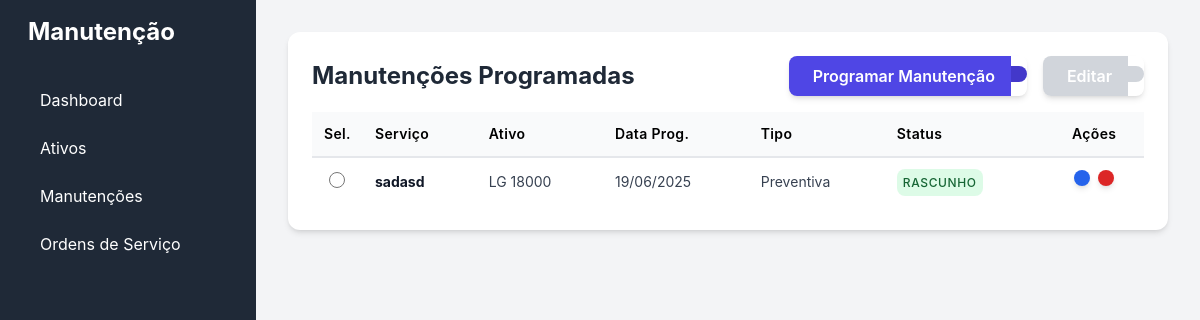
/manutencoes/, run on an earlier commit of the app's database.
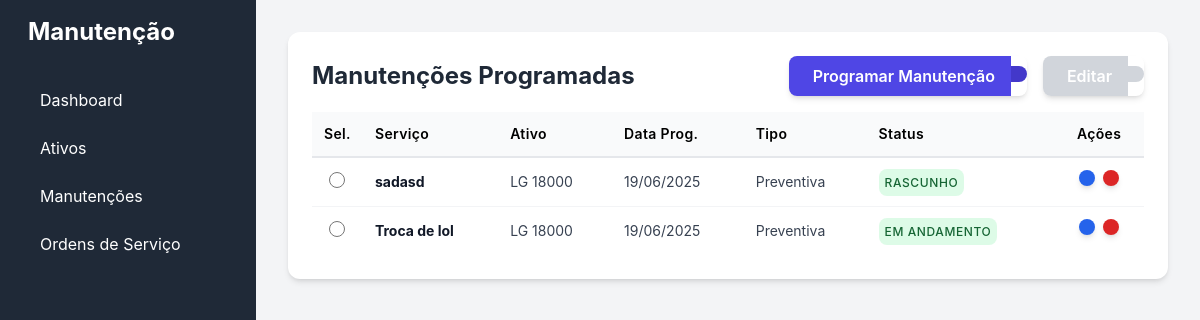
And on a later commit of the database.
### manutencao_app/models.py (models this page shows, shortened)
class ManutencaoProgramada(models.Model):
    class TipoManutencaoChoices(models.TextChoices):
        PREVENTIVA = 'PREVENTIVA', 'Preventiva'
        CORRETIVA = 'CORRETIVA', 'Corretiva'
        PREDITIVA = 'PREDITIVA', 'Preditiva'
    class StatusManutencaoChoices(models.TextChoices):
        RASCUNHO = 'RASCUNHO', 'Rascunho'
        PROGRAMADA = 'PROGRAMADA', 'Programada'
        EM_ANDAMENTO = 'EM_ANDAMENTO', 'Em Andamento'
        IMPEDIDA = 'IMPEDIDA', 'Impedida'
        EXECUTADA = 'EXECUTADA', 'Executada'
    ativo = models.ForeignKey(
        Ativo,
        on_delete=models.CASCADE,
        related_name='manutencoes_programadas',
        verbose_name="Ativo"
    )
    data_programada = models.DateField(verbose_name="Data Programada")
    tipo_manutencao = models.CharField(
        max_length=15,
        choices=TipoManutencaoChoices.choices,
        verbose_name="Tipo de Manutenção"
    )
    servico = models.CharField(max_length=255, verbose_name="Serviço a ser executado")
    status = models.CharField(
        max_length=15,
        choices=StatusManutencaoChoices.choices,
        default=StatusManutencaoChoices.RASCUNHO,
        verbose_name="Status"
    )
    observacao = models.TextField(blank=True, null=True, verbose_name="Observação")
    class Meta:
        verbose_name = "Manutenção Programada"
        verbose_name_plural = "Manutenções Programadas"

class Ativo(models.Model):
    class TipoAtivoChoices(models.TextChoices):
        VEICULO = 'VEICULO', 'Veículo'
        MOTOR = 'MOTOR', 'Motor'
        OUTROS = 'OUTROS', 'Outros'
    class TipoContadorChoices(models.TextChoices):
        HODOMETRO = 'HODOMETRO', 'Hodômetro'
        HORIMETRO = 'HORIMETRO', 'Horímetro'
    descricao = models.CharField(max_length=255, verbose_name="Descrição")
    tipo_ativo = models.CharField(
        max_length=10,
        choices=TipoAtivoChoices.choices,
        default=TipoAtivoChoices.OUTROS,
        verbose_name="Tipo de Ativo"
    )
    data_fabricacao = models.DateField(verbose_name="Data de Fabricação", null=True, blank=True)
    data_aquisicao = models.DateField(verbose_name="Data de Aquisição")
    tipo_contador_principal = models.CharField(
        max_length=10,
        choices=TipoContadorChoices.choices,
        verbose_name="Tipo de Contador Principal"
    )
    hodometro_inicial = models.FloatField(default=0, verbose_name="Hodômetro Inicial/Atual")
    horimetro_inicial = models.FloatField(default=0, verbose_name="Horímetro Inicial/Atual")
    observacao = models.TextField(blank=True, null=True, verbose_name="Observação")
    def __str__(self):
        return self.descricao
    class Meta:
        verbose_name = "Ativo"
        verbose_name_plural = "Ativos"

### manutencao_app/views.py (the view)
# urls.py: path('manutencoes/', listViewManutencoes, name='manutencao_list'),
def listViewManutencoes(request):
    query = request.GET.get('q')
    if query:
        manutencoes = ManutencaoProgramada.objects.filter(
            models.Q(servico__icontains=query) |
            models.Q(ativo__descricao__icontains=query)
        ).select_related('ativo') # Otimiza a busca do ativo
    else:
        manutencoes = ManutencaoProgramada.objects.select_related('ativo').all()
    form = ManutencaoProgramadaForm()
    context = {
        'object_list': manutencoes,
        'form': form,
    }
    return render(request, 'manutencoes/manutencao_list.html', context)

### manutencao_app/forms.py
class ManutencaoProgramadaForm(forms.ModelForm):
    class Meta:
        model = ManutencaoProgramada
        fields = ['ativo', 'data_programada', 'tipo_manutencao', 'servico', 'status', 'observacao']
        widgets = {
            'ativo': forms.Select(attrs={'class': 'form-select'}),
            'data_programada': forms.DateInput(attrs={'type': 'date'}),
            'tipo_manutencao': forms.Select(attrs={'class': 'form-select'}),
            'servico': forms.TextInput(attrs={'placeholder': 'Ex: Troca de óleo do motor'}),
            'status': forms.Select(attrs={'class': 'form-select'}),
            'observacao': forms.Textarea(attrs={'rows': 3}),
        }

### manutencao_app/templates/manutencoes/manutencao_list.html (shortened to what the changed rows need)
{% extends 'base.html' %}
{% load widget_tweaks %}
{% block content %}
<div class="bg-white p-6 rounded-xl shadow-md">
    <div class="flex justify-between items-center mb-4 flex-wrap gap-4">
        <h2 class="text-2xl font-bold text-gray-800">Manutenções Programadas</h2>
    </div>
    <div class="overflow-x-auto">
        <table class="w-full text-left">
            <thead class="bg-gray-50 border-b-2 border-gray-200">
                <tr>
                    <th class="p-3 text-sm font-semibold tracking-wide w-12 text-center">Sel.</th>
                    <th class="p-3 text-sm font-semibold tracking-wide">Serviço</th>
                    <th class="p-3 text-sm font-semibold tracking-wide">Ativo</th>
                    <th class="p-3 text-sm font-semibold tracking-wide">Data Prog.</th>
                    <th class="p-3 text-sm font-semibold tracking-wide">Tipo</th>
                    <th class="p-3 text-sm font-semibold tracking-wide">Status</th>
                    <th class="p-3 text-sm font-semibold tracking-wide text-center">Ações</th>
                </tr>
            </thead>
            <tbody id="table-body" class="divide-y divide-gray-100">
                {% for manutencao in object_list %}
                <tr class="hover:bg-gray-50">
                    <td class="p-3 text-center">
                        <input type="radio" name="item_selecionado" class="js-select-row h-4 w-4 text-indigo-600 border-gray-300 focus:ring-indigo-500" value="{{ manutencao.pk }}" data-update-url="{% url 'manutencao_update' pk=manutencao.pk %}">
                    </td>
                    <td class="p-3 text-sm font-bold text-gray-900">{{ manutencao.servico }}</td>
                    <td class="p-3 text-sm text-gray-700">{{ manutencao.ativo.descricao }}</td>
                    <td class="p-3 text-sm text-gray-700">{{ manutencao.data_programada|date:"d/m/Y" }}</td>
                    <td class="p-3 text-sm text-gray-700">{{ manutencao.get_tipo_manutencao_display }}</td>
                    <td class="p-3 text-sm text-gray-700"><span class="p-1.5 text-xs font-medium uppercase tracking-wider text-green-800 bg-green-200 rounded-lg bg-opacity-50">{{ manutencao.get_status_display }}</span></td>
                    <td class="p-3 text-sm text-gray-700 text-center flex justify-center gap-2">
                        <button type="button" class="js-main-btn bg-blue-600 text-white p-2 rounded-lg shadow-md hover:bg-blue-700" title="Editar este item" data-action-type="edit" data-url="{% url 'manutencao_update' pk=manutencao.pk %}"></button>
                        <button type="button" class="js-delete-btn bg-red-600 text-white p-2 rounded-lg shadow-md hover:bg-red-700" title="Excluir" data-url="{% url 'manutencao_delete' pk=manutencao.pk %}" data-nome="{{ manutencao.servico }} para {{ manutencao.ativo.descricao }}"></button>
                    </td>
                </tr>
                {% empty %}
                <tr><td colspan="7" class="text-center p-4 text-gray-500">Nenhuma manutenção programada.</td></tr>
                {% endfor %}
            </tbody>
        </table>
    </div>
</div>
{% endblock %}

What changed in the data, as far as the page shows it:
added ManutencaoProgramada: servico "Troca de lol", ativo.descricao "LG 18000", data_programada "19/06/2025", tipo_manutencao "Preventiva", status "EM ANDAMENTO"
